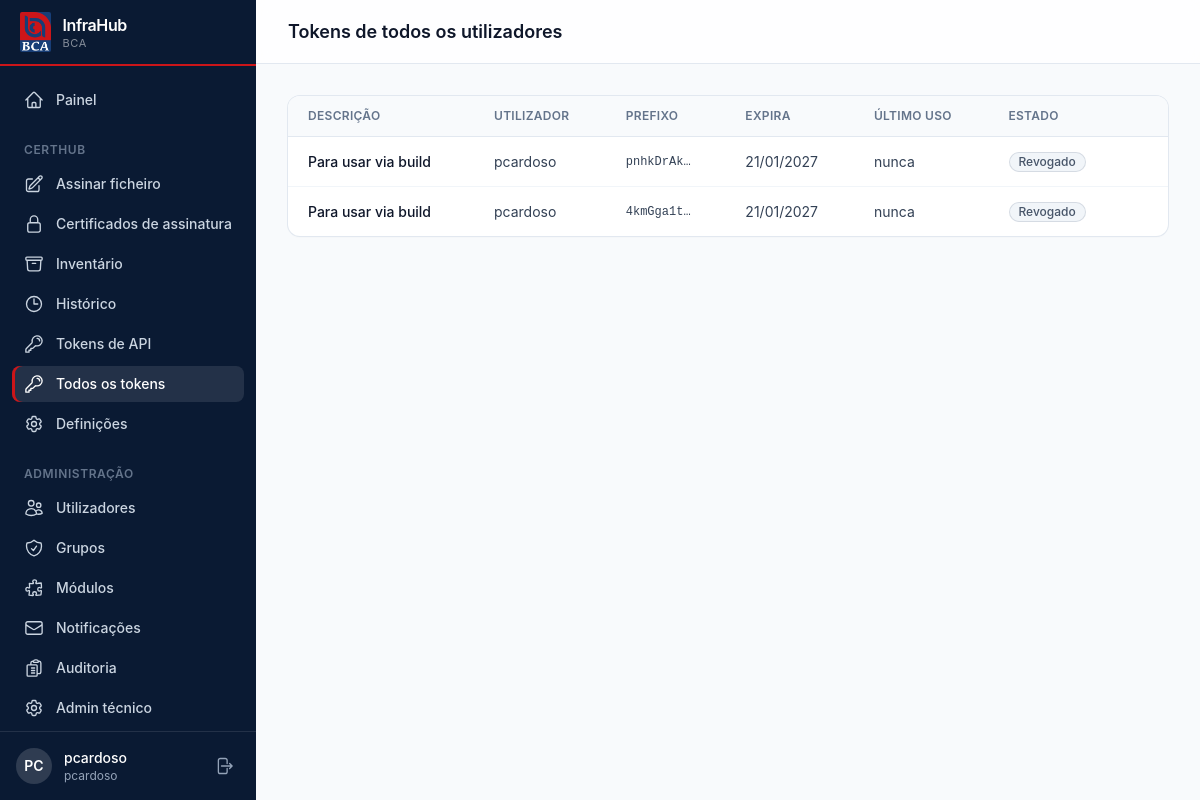
Page /certhub/tokens/all/ (signed in) on the committed database.
### signing/models.py (models this page shows, shortened)
class SigningToken(models.Model):
    user = models.ForeignKey(settings.AUTH_USER_MODEL, on_delete=models.CASCADE, related_name="signing_tokens")
    name = models.CharField("descrição", max_length=255)
    token_hash = models.CharField(max_length=64, unique=True, editable=False)
    token_prefix = models.CharField(max_length=8, editable=False)
    expires_at = models.DateTimeField(editable=False)
    is_active = models.BooleanField("ativo", default=True)
    last_used = models.DateTimeField(null=True, blank=True, editable=False)
    created_at = models.DateTimeField(auto_now_add=True)
    @property
    def valid(self):
        return self.is_active and self.expires_at > timezone.now()

### portal/manage.py (the view)
# urls.py: path("certhub/tokens/all/", manage.tokens_all, name="tokens_all"),
@perm_required("portal.manage_tokens")
def tokens_all(request):
    qs = SigningToken.objects.select_related("user").order_by("-created_at")
    return render(request, "portal/tokens_all.html", {"tokens": qs})

### portal/modules.py (called while the page is built)
def all_modules() -> list[Module]:
    return list(_REGISTRY.values())

def module_for_permission(code: str) -> Module | None:
    return _BY_PERMISSION.get(code)

def module_for_path(path: str) -> Module | None:
    return next((m for m in _REGISTRY.values() if path.startswith(m.url_prefix)), None)

def disabled_keys(user=None) -> set[str]:
    from .models import ModuleState
    if user is not None and hasattr(user, "_disabled_modules"):
        return user._disabled_modules
    keys = set(ModuleState.objects.filter(enabled=False).values_list("key", flat=True))
    if user is not None:
        user._disabled_modules = keys
    return keys

def is_enabled(module: Module, user=None) -> bool:
    return module.key not in disabled_keys(user)

def user_can_access(user, module: Module) -> bool:
    if not (user and user.is_authenticated and user.is_active):
        return False
    return is_enabled(module, user) and user.has_perm(module.access_perm)

def accessible_modules(user) -> list[Module]:
    return [m for m in all_modules() if user_can_access(user, m)]

### portal/permissions.py (called while the page is built)
def perm_required(code):
    def decorator(view):
        @wraps(view)
        @login_required
        def wrapper(request, *args, **kwargs):
            module = modules.module_for_permission(code)
            if module and not modules.user_can_access(request.user, module):
                raise PermissionDenied  # sem acesso ao módulo, ou módulo desligado (também para superadministradores)
            if not request.user.has_perm(code):
                raise PermissionDenied
            return view(request, *args, **kwargs)
        return wrapper
    return decorator

### portal/templates/portal/tokens_all.html (shortened to what this page needs)
{% extends "base.html" %}
{% block heading %}Tokens de todos os utilizadores{% endblock %}
{% block content %}
<div class="card overflow-hidden"><div class="overflow-x-auto">
<table class="min-w-full divide-y divide-slate-200">
  <thead class="bg-slate-50"><tr><th class="th">Descrição</th><th class="th">Utilizador</th><th class="th">Prefixo</th><th class="th">Expira</th><th class="th">Último uso</th><th class="th">Estado</th><th class="th"></th></tr></thead>
  <tbody class="divide-y divide-slate-100">
  {% for t in tokens %}
    <tr>
      <td class="td font-medium text-slate-900">{{ t.name }}</td>
      <td class="td">{{ t.user.username }}</td>
      <td class="td font-mono text-xs">{{ t.token_prefix }}…</td>
      <td class="td whitespace-nowrap">{{ t.expires_at|date:"d/m/Y" }}</td>
      <td class="td whitespace-nowrap">{{ t.last_used|date:"d/m/Y H:i"|default:"nunca" }}</td>
      <td class="td">{% if t.valid %}<span class="badge-green">Ativo</span>{% elif t.is_active %}<span class="badge-slate">Expirado</span>{% else %}<span class="badge-slate">Revogado</span>{% endif %}</td>
      <td class="td text-right"></td>
    </tr>
  {% empty %}
    <tr><td colspan="7" class="px-5 py-12 text-center text-sm text-slate-500">Ainda não há tokens.</td></tr>
  {% endfor %}
  </tbody>
</table></div></div>
{% endblock %}

### templates/base.html (shortened to what this page needs)
{% load static %}<!doctype html>
<html lang="pt" class="h-full bg-slate-50">
<head>
  <link rel="stylesheet" href="{% static 'css/app.css' %}">
</head>
<body class="h-full font-sans text-slate-800 antialiased">
<aside id="sidebar" class="fixed inset-y-0 left-0 z-40 flex w-64 -translate-x-full flex-col bg-brand-900 transition-transform lg:translate-x-0">
  <div class="flex h-16 items-center gap-3 px-5">
    <img src="{% static 'img/bca-logo.png' %}" alt="BCA" class="h-10 w-auto rounded-sm">
    <span class="leading-tight">
      <span class="block text-base font-semibold tracking-tight text-white">InfraHub</span>
      <span class="block text-[11px] uppercase tracking-wider text-white/50">BCA</span>
    </span>
  </div>
  <div class="h-0.5 bg-accent"></div>
  <nav class="mt-4 flex-1 space-y-1 overflow-y-auto px-3 text-sm font-medium">
    {% include "_nav_item.html" with url=nav_home.url label="Painel" icon=nav_home.icon active=nav_home.active %}
    {% for section in nav_sections %}
    <div class="px-3 pb-1 pt-5 text-xs font-semibold uppercase tracking-wider text-slate-500">{{ section.module.name }}</div>
    {% for it in section.items %}{% include "_nav_item.html" with url=it.url label=it.label icon=it.icon active=it.active %}{% endfor %}
    {% endfor %}
    {% if nav_admin %}
    <div class="px-3 pb-1 pt-5 text-xs font-semibold uppercase tracking-wider text-slate-500">Administração</div>
    {% for it in nav_admin %}{% include "_nav_item.html" with url=it.url label=it.label icon=it.icon active=it.active %}{% endfor %}
    {% endif %}
  </nav>
  <div class="border-t border-white/10 p-4">
    <div class="flex items-center gap-3">
      <a href="{% url 'portal:account' %}" class="flex min-w-0 flex-1 items-center gap-3 rounded-lg hover:bg-white/5" title="A minha conta">
        <span class="flex h-9 w-9 shrink-0 items-center justify-center rounded-full bg-white/15 text-sm font-semibold uppercase text-white">{{ user.username|slice:":2" }}</span>
        <span class="min-w-0 flex-1">
          <span class="block truncate text-sm font-medium text-white">{{ user.get_full_name|default:user.username }}</span>
          <span class="block truncate text-xs text-slate-400">{{ user.email|default:user.username }}</span>
        </span>
      </a>
      <form method="post" action="{% url 'portal:logout' %}">{% csrf_token %}
        <button title="Terminar sessão" class="rounded-md p-1.5 text-slate-400 hover:bg-white/10 hover:text-white">
          <svg class="h-5 w-5" fill="none" viewBox="0 0 24 24" stroke="currentColor" stroke-width="1.6"><path stroke-linecap="round" stroke-linejoin="round" d="M15.75 9V5.25A2.25 2.25 0 0 0 13.5 3h-6a2.25 2.25 0 0 0-2.25 2.25v13.5A2.25 2.25 0 0 0 7.5 21h6a2.25 2.25 0 0 0 2.25-2.25V15m3 0 3-3m0 0-3-3m3 3H9"/></svg>
        </button>
      </form>
    </div>
  </div>
</aside>
<div class="lg:pl-64">
  <header class="sticky top-0 z-20 flex h-16 items-center gap-4 border-b border-slate-200 bg-white/80 px-4 backdrop-blur sm:px-6 lg:px-8">
    <h1 class="text-lg font-semibold text-slate-900">{% block heading %}{% endblock %}</h1>
  </header>
  <main class="mx-auto max-w-7xl px-4 py-8 sm:px-6 lg:px-8">
    {% block content %}{% endblock %}
  </main>
</div>
</body>
</html>

### rows in the picture
SigningToken: name "Para usar via build", user.username "pcardoso", token_prefix "pnhkDrAk", expires_at "21/01/2027", last_used "nunca", is_active "Revogado"
SigningToken: name "Para usar via build", user.username "pcardoso", token_prefix "4kmGga1t", expires_at "21/01/2027", last_used "nunca", is_active "Revogado"

### other values in the picture
{{ label }} "Painel" "Assinar ficheiro" "Certificados de assinatura" "Inventário" "Histórico" "Tokens de API" "Todos os tokens" "Definições" "Utilizadores" "Grupos" "Módulos" "Notificações" "Auditoria" "Admin técnico"
{{ section.module.name }} "CERTHUB"
{{ user.username|slice:":2" }} "PC"
{{ user.get_full_name|default:user.username }} "pcardoso"
{{ user.email|default:user.username }} "pcardoso"
